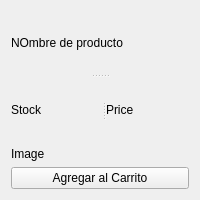
<?xml version="1.0" encoding="UTF-8"?>
<ui version="4.0">
 <class>Item</class>
 <widget class="QWidget" name="Item">
  <property name="geometry">
   <rect>
    <x>0</x>
    <y>0</y>
    <width>200</width>
    <height>200</height>
   </rect>
  </property>
  <property name="sizePolicy">
   <sizepolicy hsizetype="Maximum" vsizetype="Maximum">
    <horstretch>0</horstretch>
    <verstretch>0</verstretch>
   </sizepolicy>
  </property>
  <property name="maximumSize">
   <size>
    <width>200</width>
    <height>200</height>
   </size>
  </property>
  <property name="windowTitle">
   <string>Form</string>
  </property>
  <layout class="QGridLayout" name="gridLayout">
   <item row="0" column="0">
    <layout class="QVBoxLayout" name="verticalLayout">
     <item>
      <widget class="QSplitter" name="splitter_2">
       <property name="orientation">
        <enum>Qt::Orientation::Vertical</enum>
       </property>
       <widget class="QLabel" name="lbl_product_name">
        <property name="sizePolicy">
         <sizepolicy hsizetype="Preferred" vsizetype="Maximum">
          <horstretch>0</horstretch>
          <verstretch>0</verstretch>
         </sizepolicy>
        </property>
        <property name="text">
         <string>NOmbre de producto</string>
        </property>
       </widget>
       <widget class="QSplitter" name="splitter">
        <property name="orientation">
         <enum>Qt::Orientation::Horizontal</enum>
        </property>
        <widget class="QLabel" name="lbl_stock">
         <property name="sizePolicy">
          <sizepolicy hsizetype="Preferred" vsizetype="Maximum">
           <horstretch>0</horstretch>
           <verstretch>0</verstretch>
          </sizepolicy>
         </property>
         <property name="text">
          <string>Stock</string>
         </property>
        </widget>
        <widget class="QLabel" name="lbl_price">
         <property name="sizePolicy">
          <sizepolicy hsizetype="Preferred" vsizetype="Maximum">
           <horstretch>0</horstretch>
           <verstretch>0</verstretch>
          </sizepolicy>
         </property>
         <property name="text">
          <string>Price</string>
         </property>
        </widget>
       </widget>
      </widget>
     </item>
     <item>
      <widget class="QLabel" name="lbl_image">
       <property name="text">
        <string>Image</string>
       </property>
      </widget>
     </item>
    </layout>
   </item>
   <item row="1" column="0">
    <widget class="QPushButton" name="pushButton">
     <property name="text">
      <string>Agregar al Carrito</string>
     </property>
    </widget>
   </item>
  </layout>
 </widget>
 <resources/>
 <connections/>
</ui>
